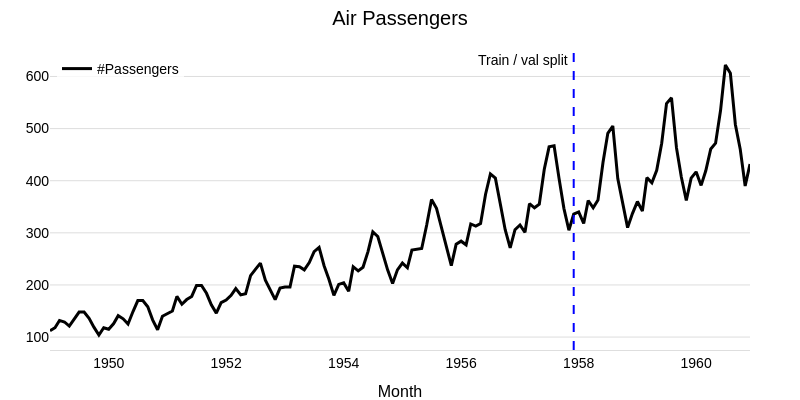

Notebook cell for this chart:
### Markdown cell above
## 2. Load data

We use the classic AirPassengers dataset. The last 36 months are held-out for evaluation using a rolling backtest.

### Code cell
FORECAST_HORIZON = 12
BACKTEST_STRIDE = 12

series = AirPassengersDataset().load()
train, val = series[: -3 * FORECAST_HORIZON], series[-3 * FORECAST_HORIZON :]

print(f"Training: {len(train)} points | Validation: {len(val)} points")

fig = series.plotly()
fig.add_vline(
    x=train.end_time(),
    line_color="blue",
    line_dash="dash",
    annotation_text="Train / val split ",
    annotation_position="top left",
)
fig.update_layout(title="Air Passengers", **PLOTLY_KWARGS)

### Figure 1 — Plotly figure (JSON) as saved in the notebook; plotly's stock layout.template omitted (floating-point values rounded to 4 significant figures; data arrays with more than 128 entries replaced by an {"elided": "..."} marker saying what was removed)
{"data": [{"hovertemplate": "<b>#Passengers</b>: %{y:.3g}<extra></extra>", "legendgroup": "#Passengers", "line": {"color": "#000000"}, "mode": "lines", "name": "#Passengers", "type": "scatter", "x": {"elided": "144 str values"}, "y": {"elided": "144 float values"}}], "layout": {"annotations": [{"showarrow": false, "text": "Train / val split ", "x": "1957-12-01T00:00:00", "xanchor": "right", "xref": "x", "y": 1, "yanchor": "top", "yref": "y domain"}], "height": 400, "hovermode": "x unified", "legend": {"x": 0.01, "xanchor": "left", "y": 0.99, "yanchor": "top"}, "shapes": [{"line": {"color": "blue", "dash": "dash"}, "type": "line", "x0": "1957-12-01T00:00:00", "x1": "1957-12-01T00:00:00", "xref": "x", "y0": 0, "y1": 1, "yref": "y domain"}], "title": {"text": "Air Passengers"}, "width": 800, "xaxis": {"title": {"text": "Month"}}}}
